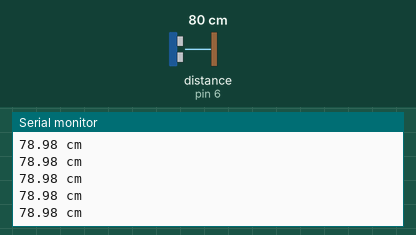
This sketch was run on a simulated Arduino Uno, built with avr-gcc and run on an emulated ATmega328P. Shown: the last lines printed to the serial monitor. Wiring (inferred from the names in the program): ultrasonic range finder: trigger pin 5; echo pin 6. The test bench sets the inputs (shaded band); at power-on: distance to the obstacle (sensor on pin 6) 80 cm. The echo pulse lasts 58.3 µs per cm.

Above: at 1.2 s.
1.3 s: distance to the obstacle (sensor on pin 6) set to 299 cm
At 1.62 s:
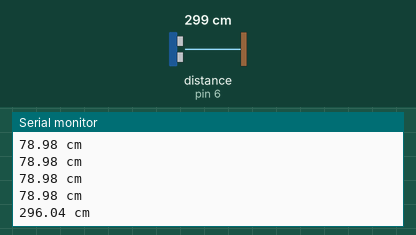
4.3 s: distance to the obstacle (sensor on pin 6) set to 2 cm
At 4.45 s:
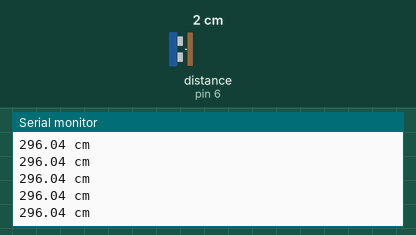
Timing chart, 0 to 7.3 s (numbered marks = the images above; inputs shaded):
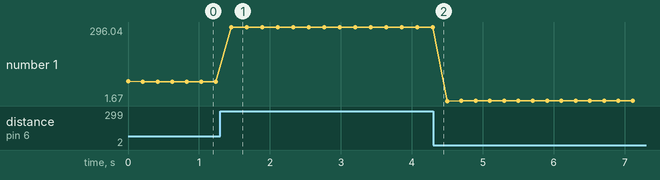

Measured:
- after the input at 1.3 s, the serial monitor: prints a new line after 0.16 s (image 1)
- plotted number 1: 78.98 → 296.04 after the input at 1.3 s, 296.04 → 1.68 after the input at 4.3 s

The sketch:

Ultrasonic_sensor_distance_measurement_2.ino
```cpp
int trig = 5;
int echo = 6;

void setup()
{
  pinMode(trig, OUTPUT);
  pinMode(echo, INPUT);
  Serial.begin(9600);
}

void loop()
{
  digitalWrite(trig, LOW);
  delayMicroseconds(2);

  //triggering
  digitalWrite(trig, HIGH);
  delayMicroseconds(10);
  digitalWrite(trig, LOW);

  //receiving
  digitalWrite(echo, HIGH);

  float time = pulseIn(echo, HIGH);
  float distance = (time * 0.034)/2; //distance in centimeter

  Serial.print(distance);
  Serial.println(" cm");

  delay(200);
}
```
